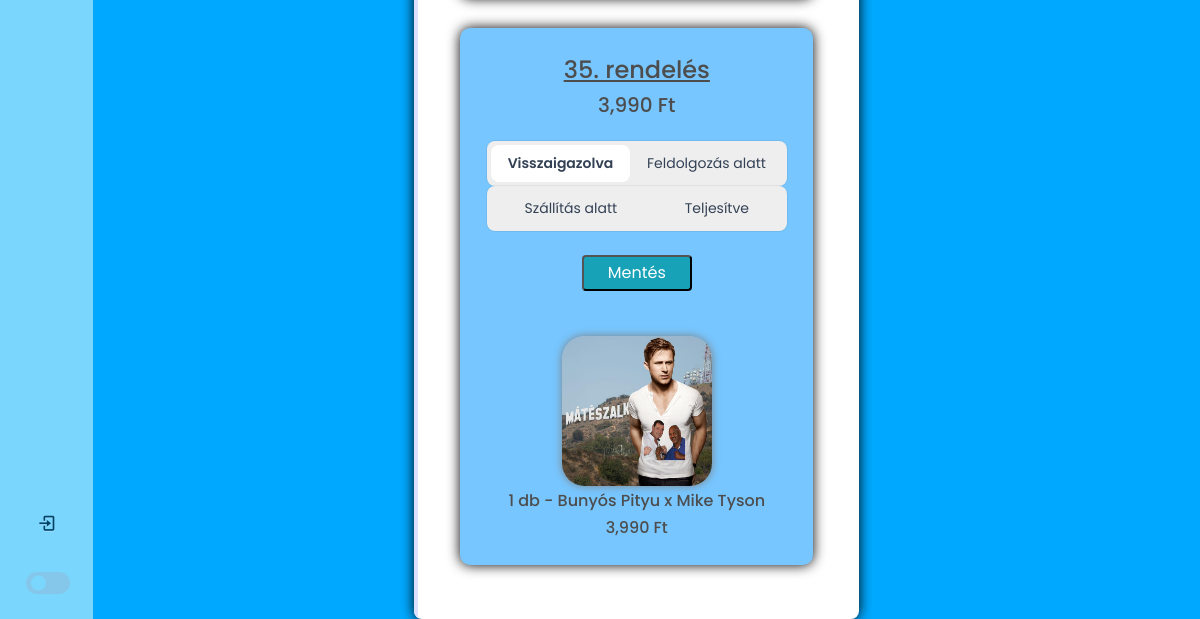
The page /owner/ (lower part) on the database as committed earlier.
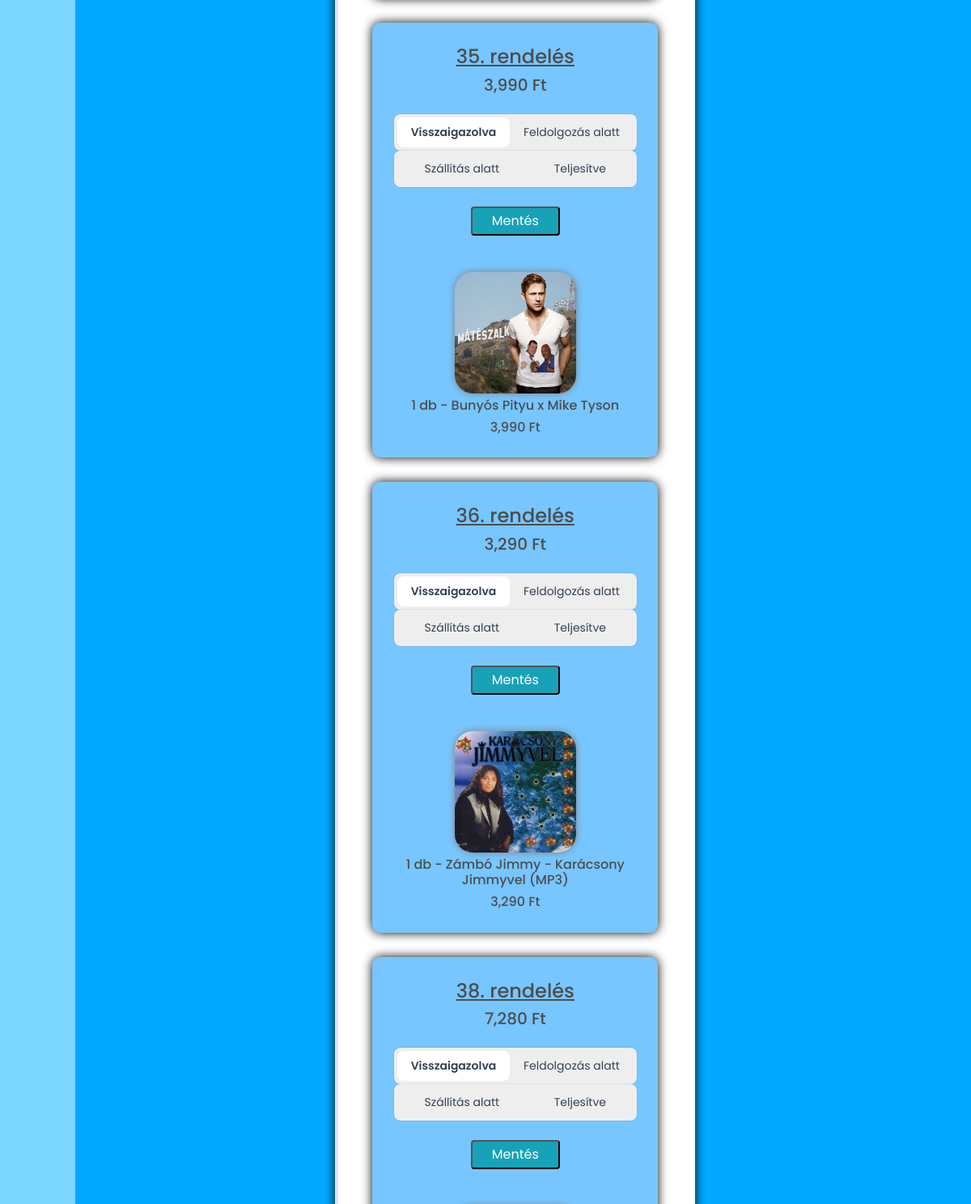
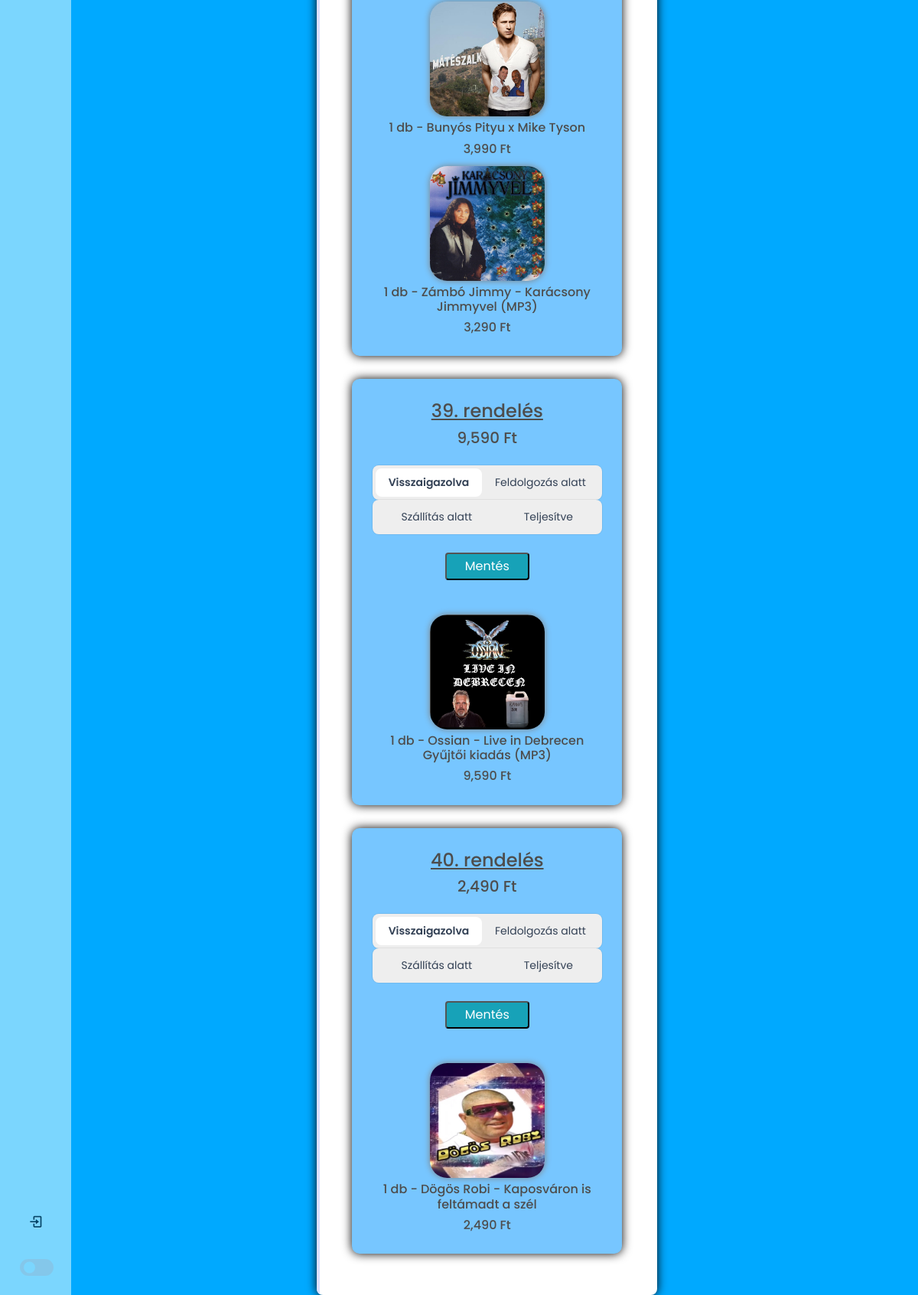
The same page on the database as committed later (2 pictures, top to bottom).
### store/models.py (models this page shows, shortened)
class Order(models.Model):
    customer = models.ForeignKey(Customer, on_delete=models.SET_NULL, blank=True, null=True)
    date_ordered = models.DateTimeField(auto_now_add=True)
    status = models.CharField(max_length=200, null = True)
    transaction_id = models.CharField(max_length=200, null = True)
    pay =  models.CharField(max_length=10, blank=True, null=True)
    delivery = models.CharField(max_length=10, blank=True, null=True)
    total = models.IntegerField(blank=True, default=0)
    def __str__(self):
        return f'{self.id}. rendelés '
    @property
    def get_cart_total(self):
        orderitems = self.orderitem_set.all()
        total = sum([item.get_total for item in orderitems])
        return total

class OrderItem(models.Model):
    product = models.ForeignKey(Product, on_delete=models.SET_NULL, blank=True, null=True)
    order = models.ForeignKey(Order, on_delete=models.SET_NULL, blank=True, null=True)
    quantity = models.IntegerField(default=0, null=True, blank=True)
    date_added = models.DateTimeField(auto_now_add=True)
    @property
    def get_total(self):
        total = self.product.price * self.quantity
        return total

class Product(models.Model):
    pname = models.CharField(max_length=200, null=True)
    price = models.IntegerField()
    digital = models.BooleanField(default=False, null=True, blank=False)
    image = models.ImageField(null=True, blank=True)
    description = models.CharField(max_length=200, blank=True, default='')
    stock = models.IntegerField(blank=True, default=0)
    brand = models.ForeignKey(Brand, on_delete=models.CASCADE, null=True)
    category = models.ManyToManyField(Category)
    rating = models.FloatField(default=0)
    darkweb = models.BooleanField(default=False, null=True, blank=False)
    def __str__(self):
        return self.pname
    @property
    def imageURL(self):
        try:
            url = self.image.url
        except:
            url = ''
        return url

### store/views.py (the view, shortened to what this page needs)
# urls.py: path('owner/', views.owner, name="owner"),
def owner(request):
    orders = Order.objects.all()
    order_id = request.GET.get('order_id')
    order_items = OrderItem.objects.filter(order__in=orders)
    products = Product.objects.filter(orderitem__in=order_items).distinct()
    if is_valid_param(order_id):
        orders = orders.filter(id = order_id)
    context = {'orders':orders, 'order_items':order_items, 'products':products}
    return render(request, 'store/owner.html', context)

### store/views.py (called while the page is built)
def is_valid_param(param):
    return param != '' and param is not None

### store/templates/store/owner.html (shortened to what this page needs)
{% extends 'store/main.html' %}
{% load static %}
{% load humanize %}
{% block content %}
<form method=POST>
<div id="orders" class="container mt-5">
    {% if orders %}
    <div class="row d-flex justify-content-center">
        <div class="col-md-7">
            <div class="card p-3 py-4">
                <div class="text-center mt-3">
                    {% for order in orders %}
                    {% if order.get_cart_total != 0 %}
                    <div class="row sor">
                        <div class="div2">
                            <h4 style="text-decoration: underline;" class="mt-2 mb-0">{{order}}</h4>
                            <h5 class="mt-2 mb-0">{{order.get_cart_total|intcomma}} Ft</h5>
                            <br>
                            <div style="margin: auto;" class="radio-inputs">
                                <label class="radio">
                                  <span class="name">Visszaigazolva</span>
                                </label>
                                <label class="radio">
                                    <span class="name">Feldolgozás alatt</span>
                                </label>
                            </div>
                            <div style="margin: auto;" class="radio-inputs">
                                <label class="radio">
                                    <span class="name">Szállítás alatt</span>
                                  </label>
                                  <label class="radio">
                                      <span class="name">Teljesítve</span>
                                  </label>
                            </div>
                            <br>
                            <div>
                                <button  type="submit" class=" bg-info p-1 px-4 rounded text-white">Mentés</button>
                            </div>
                        </form>
                        </div>
                        <div class="div1">
                        {% for order_item in order_items %}
                            {% if order.id == order_item.order_id %}
                                {% for product in products %}
                                    {% if product.id == order_item.product_id %}
                                        <img class="orderphoto" src="{{product.imageURL}}" class="rounded-circle">
                                        <h6 class="fonts">{{order_item.quantity}} db - {{order_item.product}}</h6>
                                        <h6 class="fonts">{{product.price|intcomma}} Ft</h6>
                                    {% endif %}
                                {% endfor %}
                            {% endif %}
                        {% endfor %}
                        </div>
                    </div>
                    {% endif %}
                    {% endfor %}
{% endif %}
{% endblock content %}

Rows that differ between the two databases and show on the page:
added Order: id "36. rendelés", get_cart_total "3,290"
added OrderItem: quantity "1", product "Zámbó Jimmy - Karácsony Jimmyvel (MP3)"
now on this page (row unchanged): Product: imageURL (picture), price "3,290"
added Order: id "38. rendelés", get_cart_total "7,280", Product (imageURL (picture), price "3,990")
added OrderItem: quantity "1", product "Bunyós Pityu x Mike Tyson", Product (imageURL (picture), price "3,990")
added OrderItem: quantity "1", product "Zámbó Jimmy - Karácsony Jimmyvel (MP3)"
added Order: id "39. rendelés", get_cart_total "9,590"
added OrderItem: quantity "1", product "Ossian - Live in Debrecen Gyűjtői kiadás (MP3)"
now on this page (row unchanged): Product: imageURL (picture), price "9,590"
added Order: id "40. rendelés", get_cart_total "2,490"
added OrderItem: quantity "1", product "Dögös Robi - Kaposváron is feltámadt a szél"
now on this page (row edited): Product: imageURL (picture), price "2,490"
